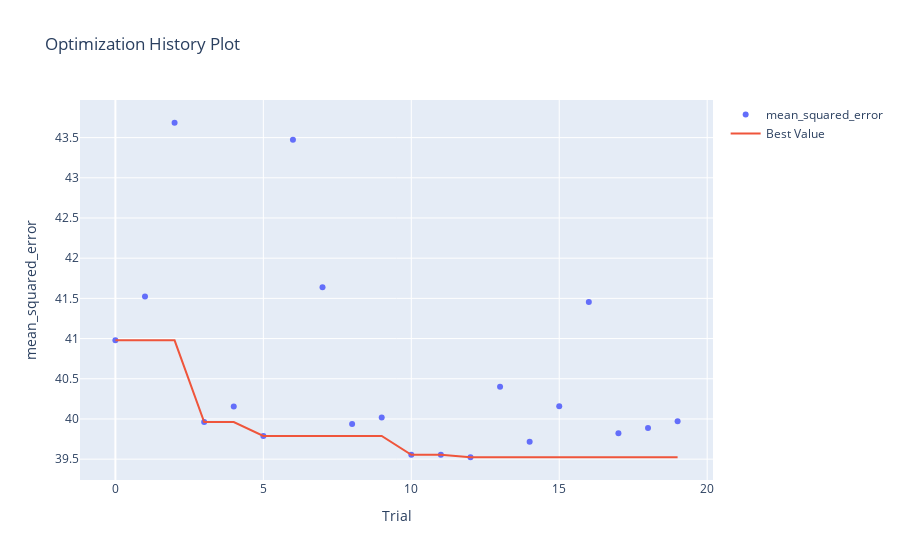

Here is the notebook cell this chart was saved with:
### Code cell
%%time
# create study set
study = optuna.create_study(study_name="Stack", direction="minimize", sampler=sampler)
# try multiple times
study.optimize(optuna_st, n_trials=20)
clear_output(wait=False)

optuna.visualization.plot_optimization_history(study, target_name="mean_squared_error")

### Figure 1 — Plotly figure (JSON) as saved in the notebook; plotly's stock layout.template omitted (floating-point values rounded to 4 significant figures)
{"data": [{"mode": "markers", "name": "mean_squared_error", "type": "scatter", "x": [0, 1, 2, 3, 4, 5, 6, 7, 8, 9, 10, 11, 12, 13, 14, 15, 16, 17, 18, 19], "y": [40.98, 41.52, 43.68, 39.96, 40.16, 39.79, 43.47, 41.64, 39.94, 40.02, 39.55, 39.56, 39.52, 40.4, 39.72, 40.16, 41.46, 39.82, 39.89, 39.97]}, {"name": "Best Value", "type": "scatter", "x": [0, 1, 2, 3, 4, 5, 6, 7, 8, 9, 10, 11, 12, 13, 14, 15, 16, 17, 18, 19], "y": [40.98, 40.98, 40.98, 39.96, 39.96, 39.79, 39.79, 39.79, 39.79, 39.79, 39.55, 39.55, 39.52, 39.52, 39.52, 39.52, 39.52, 39.52, 39.52, 39.52]}], "layout": {"title": {"text": "Optimization History Plot"}, "xaxis": {"title": {"text": "Trial"}}, "yaxis": {"title": {"text": "mean_squared_error"}}}}
